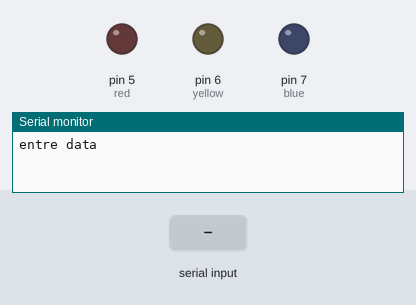
Recording of a sketch running on a simulated Arduino Uno, built with avr-gcc and run on an emulated ATmega328P. Shown: output pins drawn as LEDs (lit = HIGH), the last lines printed to the serial monitor. The inputs (shaded band) are chosen by the test bench.

Above: at 1.2 s.
1.3 s: "r" received over the second serial link
At 2.3 s:
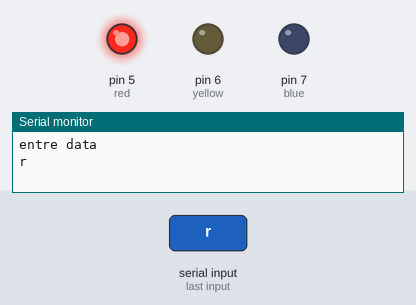
2.9 s: "y" received over the second serial link
At 3.9 s:
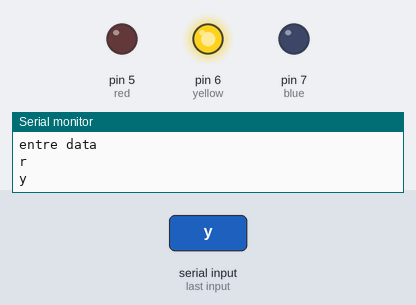
4.5 s: "b" received over the second serial link
At 5.5 s:
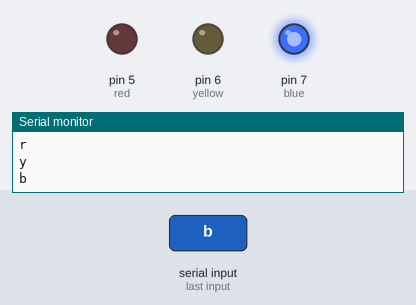
6.1 s: "a" received over the second serial link
At 7.2 s:
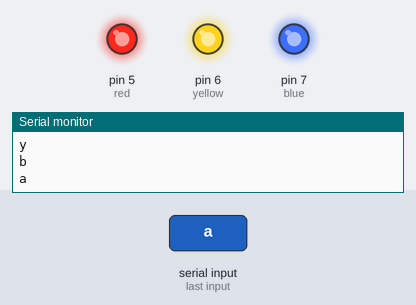
7.7 s: "m" received over the second serial link
At 9.0 s:
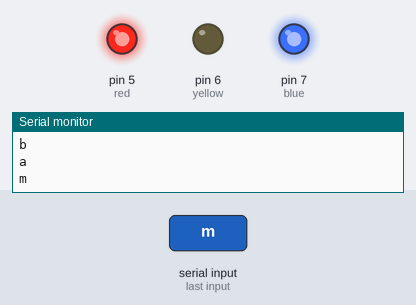
9.3 s: "n" received over the second serial link
At 10.9 s:
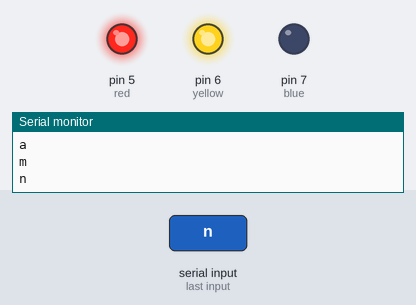
Timing chart, 0 to 11.9 s (numbered marks = the images above; inputs shaded):
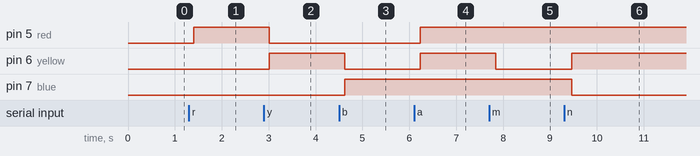

The sketch:

control_on_leds_by_bluetooth_module.ino
```cpp
#include <SoftwareSerial.h>
SoftwareSerial project (12,13);
int key=11;
int red=5 , yellow=6 , blue=7 ;
char data ;

void setup() {
  Serial.begin(9600);
  Serial.println("entre data");
  project.begin(9600);
  pinMode(red,OUTPUT);
  pinMode(yellow,OUTPUT);
  pinMode(blue,OUTPUT);

}

void loop() {
  digitalWrite(key,HIGH);
  if(project.available()==1)
  {
    data=project.read();
    Serial.println(data);
    if(data=='r')
    {
      digitalWrite(red,HIGH);
      digitalWrite(yellow,LOW);
      digitalWrite(blue,LOW);
      project.println("red on");
    }
   else if(data=='y')
    {
      digitalWrite(yellow,HIGH);
      digitalWrite(red,LOW);
      digitalWrite(blue,LOW);
      project.println("yellow on");
    }
    else if(data=='b')
    {
      digitalWrite(blue,HIGH);
      digitalWrite(yellow,LOW);
      digitalWrite(red,LOW);
      project.println("blue on");
    }
   else if(data=='a')
    {
      digitalWrite(red,HIGH);
      digitalWrite(yellow,HIGH);
      digitalWrite(blue,HIGH);
      project.println("all led on");
    }
    if(data=='s')
    {
      digitalWrite(red,LOW);
      digitalWrite(yellow,LOW);
      digitalWrite(blue,LOW);
      project.println("all led off");
    }
    else if(data=='m')
    {
      digitalWrite(red,HIGH);
      digitalWrite(yellow,LOW);
      digitalWrite(blue,HIGH);
      project.println("red & blue on");
    }
    else if(data=='n')
    {
      digitalWrite(red,HIGH);
      digitalWrite(yellow,HIGH);
      digitalWrite(blue,LOW);
      project.println("red & yellow on");
    }
   else if(data=='o')
    {
      digitalWrite(red,LOW);
      digitalWrite(yellow,HIGH);
      digitalWrite(blue,HIGH);
      project.println("yellow & blue on");
    }

}
delay(200);
}
```

Measured:
- after the input at 1.3 s, pin 5 (red): LOW → HIGH after 0.10 s
- after the input at 2.9 s, pin 5 (red): HIGH → LOW after 0.11 s; pin 6 (yellow): LOW → HIGH after 0.11 s
- after the input at 4.5 s, pin 6 (yellow): HIGH → LOW after 0.12 s; pin 7 (blue): LOW → HIGH after 0.12 s
- after the input at 6.1 s, pin 5 (red), pin 6 (yellow): LOW → HIGH after 0.13 s
- after the input at 7.7 s, pin 6 (yellow): HIGH → LOW after 0.14 s
- after the input at 9.3 s, pin 6 (yellow): LOW → HIGH after 0.16 s; pin 7 (blue): HIGH → LOW after 0.16 s
